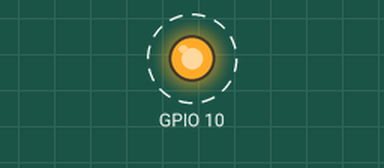
Bench run of a program on a simulated Raspberry Pi (BCM pin numbers). Shown: output pins drawn as LEDs (lit = HIGH). Dashed ring = blinking.

Above: at 0.5 s.
Timing chart, 0 to 4.6 s (numbered marks = the images above):
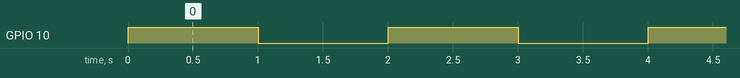

The program:

pin2test.py
```python
import RPi.GPIO as GPIO
from time import sleep


#pin 23 has a pull down resistor
#pin 24 has a pull up   resistor
GPIO.setmode(GPIO.BCM)
GPIO.setwarnings(False)
GPIO.setup(10,GPIO.OUT)

def toggle_a_single_pin_1hz():
    GPIO.output(10, GPIO.HIGH)
    sleep(1)
    GPIO.output(10, GPIO.LOW)
    sleep(1)

def main():
    while(True):
        toggle_a_single_pin_1hz()

if __name__ == '__main__':
    main()
```

Measured:
- by itself, GPIO 10: alternates HIGH for 1.0 s and LOW for 1.0 s
